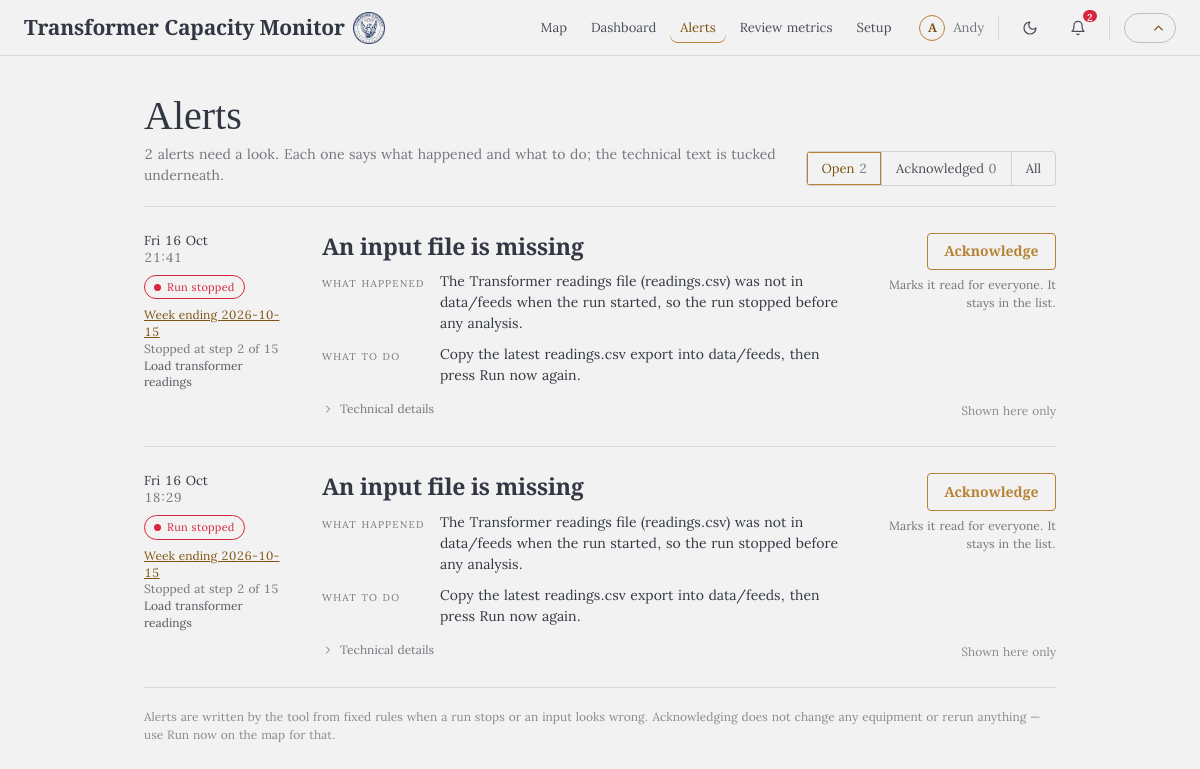
Screenshot of /alerts with the database file from the repository.
### tables this page shows
CREATE TABLE settings (
  key TEXT PRIMARY KEY,
  value TEXT
);

CREATE TABLE alerts (
  id INTEGER PRIMARY KEY AUTOINCREMENT,
  created_at TEXT NOT NULL,
  run_id TEXT,
  period_id TEXT,
  step INTEGER,
  level TEXT NOT NULL,           -- error | warning | info
  message TEXT NOT NULL,
  delivered TEXT,                -- how it was delivered (log, email) or why not
  acknowledged_at TEXT,
  acknowledged_by TEXT
);

### webapp/app.py (the view)
@app.route("/alerts")
def alerts():
    show = request.args.get("show", "open")
    show = show if show in ("open", "acked", "all") else "open"
    every = store.list_alerts(limit=200)
    opened = [a for a in every if not a["acknowledged_at"]]
    acked = [a for a in every if a["acknowledged_at"]]
    shown = {"open": opened, "acked": acked, "all": every}[show]
    return render_template("alerts.html", alerts=shown, show=show, n_open=len(opened), n_acked=len(acked))

### capacity_monitor/ai_explain.py (called while the page is built)
def cli_path() -> str | None:
    return os.environ.get("CAPMON_CLAUDE_CLI") or shutil.which("claude")

def enabled(store: Store) -> bool:
    return (store.get_setting(SETTING_KEY, "off") or "off") == "on"

def _key(message: str, step) -> str:
    return hashlib.sha256(f"{step}|{message}".encode()).hexdigest()[:24]

### capacity_monitor/explain.py (called while the page is built)
def explain_problem(text: str) -> dict:
    for pattern, title, meaning, action in _RULES:
        m = pattern.search(text)
        if m:
            g = {k: (v or "") for k, v in m.groupdict().items()}
            return {"title": title, "meaning": meaning.format(**g), "action": action.format(**g), "raw": text}
    return {"title": "The run hit a problem", "meaning": text, "action": "Open the run to see the step it stopped at; fix the input it names, then press Run now again.", "raw": text}

### capacity_monitor/store.py (called while the page is built)
def now_iso() -> str:
    return datetime.now(timezone.utc).astimezone().isoformat(timespec="seconds")

    def _conn(self) -> sqlite3.Connection:
        c = sqlite3.connect(self.path, timeout=30, isolation_level=None)
        c.row_factory = sqlite3.Row
        c.execute("PRAGMA journal_mode=WAL")
        c.execute("PRAGMA busy_timeout=30000")
        return c

    def list_alerts(self, limit: int = 50, unacknowledged_only: bool = False) -> list[dict]:
        q = "SELECT * FROM alerts" + (" WHERE acknowledged_at IS NULL" if unacknowledged_only else "") + " ORDER BY id DESC LIMIT ?"
        with self._conn() as c:
            return [dict(r) for r in c.execute(q, (limit,)).fetchall()]

    def get_ai_explanation(self, key: str) -> dict | None:
        with self._conn() as c:
            r = c.execute("SELECT * FROM ai_explanations WHERE key=? AND title IS NOT NULL", (key,)).fetchone()
        return dict(r) if r else None

    def get_ai_error(self, key: str) -> str | None:
        with self._conn() as c:
            r = c.execute("SELECT error FROM ai_explanations WHERE key=?", (key,)).fetchone()
        return r["error"] if r else None

    def get_setting(self, key: str, default=None):
        with self._conn() as c:
            r = c.execute("SELECT value FROM settings WHERE key=?", (key,)).fetchone()
        return r["value"] if r else default

### webapp/app.py (called while the page is built)
def reviewer_name() -> str:
    return store.get_setting("reviewer_name", "") or config.load_playbook().get("review", {}).get("reviewer_name", "") or ""

@app.template_filter("day")
def _day(iso):
    try:
        return datetime.fromisoformat(iso).strftime("%a %-d %b")
    except (TypeError, ValueError):
        return iso or ""

### webapp/templates/alerts.html (shortened to what this page needs)
{% extends "light_base.html" %}
{% block content %}
<div class="wrap">
  <div class="head">
    <div class="t">
      <h1>Alerts</h1>
      <div class="sub">{% if n_open %}{{ n_open }} {{ 'alert needs' if n_open == 1 else 'alerts need' }} a look. Each one says what happened and what to do; the technical text is tucked underneath.{% else %}Nothing needs a look right now. Each alert says what happened and what to do; the technical text is tucked underneath.{% endif %}</div>
    </div>
    <nav class="seg" aria-label="Show">
      <a href="{{ url_for('alerts', show='open') }}"{% if show == 'open' %} aria-current="true"{% endif %}>Open <span>{{ n_open }}</span></a>
      <a href="{{ url_for('alerts', show='acked') }}"{% if show == 'acked' %} aria-current="true"{% endif %}>Acknowledged <span>{{ n_acked }}</span></a>
      <a href="{{ url_for('alerts', show='all') }}"{% if show == 'all' %} aria-current="true"{% endif %}>All</a>
    </nav>
  </div>
  {% for a in alerts %}{% set e = a|explain %}
  <article class="{{ 'acked' if a.acknowledged_at and show == 'all' else '' }}">
    <div class="when">
      <div class="dt"><div>{{ a.created_at|day }}</div><div>{{ a.created_at|clock }}</div></div>
      <span class="chip {{ 'lvl-error' if a.level == 'error' else 'lvl-warning' }}"><span class="d"></span>{{ 'Run stopped' if a.level == 'error' else 'Needs attention' }}</span>
      {% if a.run_id %}<div class="run"><a href="{{ url_for('run_detail', run_id=a.run_id) }}">Week ending {{ a.period_id }}</a>{% if e.step %}<br>Stopped at step {{ e.step }} of 15<br><span class="sn">{{ e.step_name }}</span>{% endif %}</div>{% endif %}
    </div>
    <div class="body">
      <h2>{{ e.ai.title if e.ai else e.title }}</h2>
      <div class="rows">
        <span class="micro">What happened</span><span>{{ e.ai.meaning if e.ai else e.meaning }}</span>
        <span class="micro">What to do</span><span>{{ e.ai.action if e.ai else e.action }}</span>
      </div>
      <div class="more">
        <details><summary>{{ chev }}Technical details</summary><pre class="tech">{{ e.details }}</pre></details>
      </div>
    </div>
    <div class="ack">
      {% if a.acknowledged_at %}
      <span class="done"><svg width="14" height="14" viewBox="0 0 24 24" fill="none" stroke="currentColor" stroke-width="2" stroke-linecap="round" stroke-linejoin="round" aria-hidden="true"><path d="M20 6 9 17l-5-5"/></svg>Acknowledged</span>
      <span class="by">by {{ a.acknowledged_by }}<br>{{ a.acknowledged_at|day }}, {{ a.acknowledged_at|clock }}</span>
      {% else %}
      <form method="post" action="{{ url_for('ack_alert', alert_id=a.id) }}"><button class="btn">Acknowledge</button></form>
      <span class="help">Marks it read for everyone. It stays in the list.</span>
      {% endif %}
      <span class="via">{{ a.delivered|delivery }}</span>
    </div>
  </article>
  {% endfor %}
  <div class="foot">Alerts are written by the tool from fixed rules when a run stops or an input looks wrong. Acknowledging does not change any equipment or rerun anything — use Run now on the map for that.</div>
</div>
{% endblock %}

### webapp/templates/light_base.html (shortened to what this page needs)
<!doctype html>
<html lang="en">
<head>
</head>
<body>
{% set initials = (reviewer_name or '').replace('.', ' ').split()|map('first')|join('')|upper %}
<header class="topbar">
  <a class="brand" href="{{ url_for('map_latest') }}"><b>Transformer Capacity Monitor</b><img class="seal" src="{{ url_for('static', filename='tompkins-county.png') }}" alt="Tompkins County"></a>
  {% set ep = request.endpoint %}
  <nav aria-label="Main">
    <a href="{{ url_for('map_latest') }}"{% if ep in ('map_latest', 'period_map') %} aria-current="page"{% endif %}>Map</a>
    <a href="{{ url_for('dashboard') }}"{% if ep in ('dashboard', 'period_detail', 'run_detail') %} aria-current="page"{% endif %}>Dashboard</a>
    <a href="{{ url_for('alerts') }}"{% if ep == 'alerts' %} aria-current="page"{% endif %}>Alerts</a>
    <a href="{{ url_for('metrics') }}"{% if ep == 'metrics' %} aria-current="page"{% endif %}>Review metrics</a>
    <a href="{{ url_for('setup') }}"{% if ep == 'setup' %} aria-current="page"{% endif %}>Setup</a>
  </nav>
  <div class="tools">
    {% if reviewer_name %}<span class="reviewer" title="Reviewer: {{ reviewer_name }}"><span class="initials">{{ initials[:2] }}</span><span class="name">{{ reviewer_name }}</span></span>
    {% endif %}
    <button id="theme-btn" class="icon-btn" type="button" aria-label="Dark mode" title="Dark mode" aria-pressed="false">
      <svg class="moon" width="16" height="16" viewBox="0 0 24 24" fill="none" stroke="currentColor" stroke-width="1.8" stroke-linecap="round" stroke-linejoin="round" aria-hidden="true"><path d="M12 3a6 6 0 0 0 9 9 9 9 0 1 1-9-9Z"/></svg>
    </button>
    <div class="bell-wrap">
      <button id="bell" class="icon-btn" type="button" aria-label="Alerts" aria-expanded="false" aria-controls="alerts-card">
        <svg width="16" height="16" viewBox="0 0 24 24" fill="none" stroke="currentColor" stroke-width="1.8" stroke-linecap="round" stroke-linejoin="round" aria-hidden="true"><path d="M6 8a6 6 0 0 1 12 0c0 7 3 9 3 9H3s3-2 3-9"/><path d="M10.3 21a1.94 1.94 0 0 0 3.4 0"/></svg>
        {% if unacked_alerts %}<span class="count">{{ unacked_alerts }}</span>{% endif %}
      </button>
    </div>
    <button id="bar-toggle" class="bar-switch" type="button" role="switch" aria-checked="true" aria-label="Hide header" title="Hide header"><span><svg width="15" height="15" viewBox="0 0 24 24" fill="none" stroke="currentColor" stroke-width="2.2" stroke-linecap="round" stroke-linejoin="round" aria-hidden="true"><path d="m18 15-6-6-6 6"/></svg></span></button>
  </div>
</header>
{% block body %}
{% block content %}{% endblock %}
{% endblock %}
</body>
</html>

### webapp/templates/light_base.html (style rules this page uses)
:root { --ink-rgb:29,36,48;--paper-rgb:243,242,242; --ground:#f3f2f2;--panel:#f8f7f6; --ink:#1D2430;--ink-90:rgba(var(--ink-rgb),.9);--ink-80:rgba(var(--ink-rgb),.8);--ink-75:rgba(var(--ink-rgb),.75);--ink-60:rgba(var(--ink-rgb),.6);--ink-55:rgba(var(--ink-rgb),.55);--ink-50:rgba(var(--ink-rgb),.5); --line:rgba(var(--ink-rgb),.12);--line-16:rgba(var(--ink-rgb),.16); --accent:#b68235;--accent-700:#7d5411;--accent-800:#5a3b0a; --ok:#1B7F4B;--review:#D7263D;--review-text:#9e1428;--amber:#e08a00;--warn:#9a5b00;--info:#1F5FA8;--estimate:#8a6200; --font-heading:"Cormorant Garamond",Georgia,serif;--font-body:"Lora",Georgia,serif; color-scheme:light; }
* { box-sizing:border-box }
body { margin:0;background:var(--ground);color:var(--ink-90);font:14px/1.5 var(--font-body);font-variant-numeric:tabular-nums }
a { color:var(--accent-700) }
h1,h2,h3 { text-wrap:pretty }
.topbar { height:56px;display:flex;align-items:center;gap:18px;padding:0 24px;border-bottom:1px solid var(--line);background:var(--ground);position:sticky;top:0;z-index:5 }
.topbar .brand { display:flex;align-items:center;gap:8px;text-decoration:none;color:inherit;white-space:nowrap;flex:none }
.topbar .brand b { font-family:var(--font-heading);font-weight:600;font-size:21px;letter-spacing:-.01em }
.topbar .brand .seal { display:block;width:32px;height:32px;flex:none }
.topbar nav { display:flex;gap:4px;font-size:13px }
.topbar nav a { text-decoration:none;color:var(--ink-80);padding:6px 10px;border-radius:8px;transition:background .15s }
.topbar nav a[aria-current="page"] { color:var(--accent-700);box-shadow:inset 0 -1px 0 var(--accent) }
.topbar .count { font-size:11px;color:var(--review);margin-left:3px }
.tools { display:flex;align-items:center;gap:14px }
.icon-btn { all:unset;cursor:pointer;position:relative;box-sizing:border-box;width:34px;height:34px;border-radius:8px;color:var(--ink-80);display:grid;place-items:center;transition:background-color .15s }
#bell .count { position:absolute;top:-3px;right:-4px;min-width:16px;height:16px;padding:0 4px;border-radius:8px;background:#D7263D;color:#fff;font-size:10px;font-weight:600;display:grid;place-items:center;border:2px solid var(--ground);box-sizing:border-box }
.bell-wrap { position:relative }
.bar-switch { all:unset;cursor:pointer;box-sizing:border-box;position:relative;width:52px;height:30px;border:1px solid rgba(var(--ink-rgb),.25);border-radius:999px;color:var(--accent-700);transition:background-color .15s,border-color .15s;flex:none }
.bar-switch span { position:absolute;top:50%;left:calc(100% - 24px);transform:translateY(-50%);display:grid }
.topbar { transition:transform .25s }
.reviewer { display:inline-flex;align-items:center;gap:8px;font-size:13px;color:var(--ink-60);white-space:nowrap }
.reviewer .initials { width:26px;height:26px;border-radius:50%;border:1px solid var(--accent);color:var(--accent-700);font-family:var(--font-heading);font-weight:600;font-size:12px;display:grid;place-items:center }
.micro { font-size:10px;letter-spacing:.12em;text-transform:uppercase;color:var(--ink-60) }
.chip { display:inline-flex;align-items:center;gap:6px;font-size:11px;letter-spacing:.02em;padding:3px 9px;border-radius:999px;border:1px solid currentColor;white-space:nowrap }
.chip .d { width:7px;height:7px;border-radius:50%;background:currentColor }
.btn { display:inline-flex;align-items:center;justify-content:center;gap:6px;cursor:pointer;text-decoration:none;font-family:var(--font-heading);font-weight:600;font-size:14px;line-height:1.2;color:var(--accent);background:transparent;border:1px solid var(--accent);padding:9.2px 16.5px;border-radius:4px;transition:background .15s }
details>summary { list-style:none;cursor:pointer }
details>summary .chev { transition:transform .15s;flex:none }

### rows the page displays
settings: value "Andy"
alerts: created_at|day "Fri 16 Oct", created_at|clock "21:41", level "Run stopped", period_id "2026-10-15", step "2", step_name "Load transformer readings", ai "An input file is missing", ai "The Transformer readings file (readings.csv) was not in data/feeds when the run started, so the run stopped before any analysis.", ai "Copy the latest readings.csv export into data/feeds, then press Run now again.", delivered|delivery "Shown here only"
alerts: created_at|day "Fri 16 Oct", created_at|clock "18:29", level "Run stopped", period_id "2026-10-15", step "2", step_name "Load transformer readings", ai "An input file is missing", ai "The Transformer readings file (readings.csv) was not in data/feeds when the run started, so the run stopped before any analysis.", ai "Copy the latest readings.csv export into data/feeds, then press Run now again.", delivered|delivery "Shown here only"

### other values shown
{{ initials[:2] }} "A"
{{ unacked_alerts }} "2"
{{ n_open }} "2"
{{ 'alert needs' if n_open == 1 else 'alerts need' }} "alerts need"
{{ n_acked }} "0"
